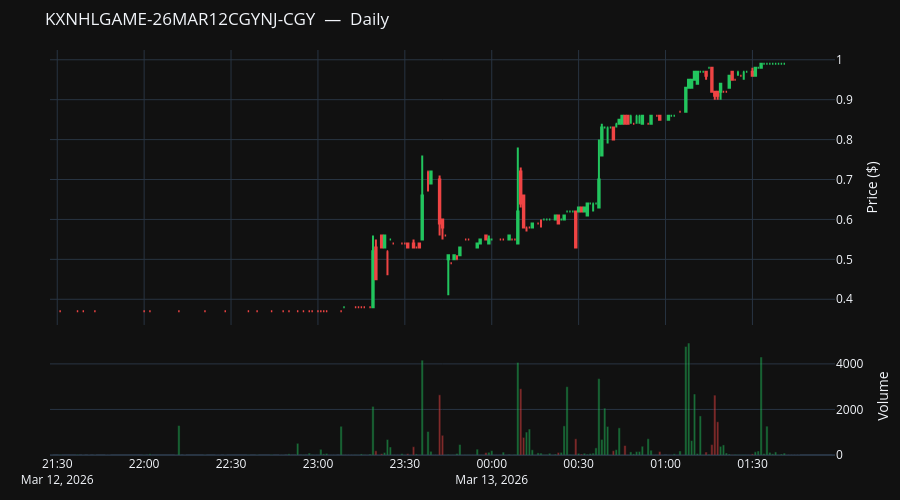

The notebook cell saved with this chart:
### Code cell
# @title
import plotly.graph_objects as go
from plotly.subplots import make_subplots

df = candles.to_dataframe()

fig = make_subplots(
    rows=2, cols=1,
    shared_xaxes=True,
    vertical_spacing=0.03,
    row_heights=[0.7, 0.3],
)

# Candlesticks
fig.add_trace(
    go.Candlestick(
        x=df["timestamp"],
        open=df["open_dollars"].astype(float),
        high=df["high_dollars"].astype(float),
        low=df["low_dollars"].astype(float),
        close=df["close_dollars"].astype(float),
        increasing_line_color="#22c55e",
        decreasing_line_color="#ef4444",
        name="Price",
    ),
    row=1, col=1,
)

# Volume bars — colored by direction
colors = [
    "#22c55e" if c >= o else "#ef4444"
    for c, o in zip(df["close_dollars"].astype(float), df["open_dollars"].astype(float))
]
fig.add_trace(
    go.Bar(
        x=df["timestamp"],
        y=df["volume_fp"].astype(float),
        marker_color=colors,
        opacity=0.5,
        name="Volume",
    ),
    row=2, col=1,
)

fig.update_layout(
    title=f"{market.ticker}  —  Daily",
    template="plotly_dark",
    height=500,
    showlegend=False,
    xaxis_rangeslider_visible=False,
    margin=dict(l=50, r=20, t=50, b=30),
    yaxis=dict(title="Price ($)", side="right"),
    yaxis2=dict(title="Volume", side="right"),
)

fig.show()

### Figure 1 — Plotly figure (JSON) as saved in the notebook; plotly's stock layout.template omitted (floating-point values rounded to 4 significant figures; data arrays with more than 128 entries replaced by an {"elided": "..."} marker saying what was removed)
{"data": [{"close": {"elided": "194 float values"}, "decreasing": {"line": {"color": "#ef4444"}}, "high": {"elided": "194 float values"}, "increasing": {"line": {"color": "#22c55e"}}, "low": {"elided": "194 float values"}, "name": "Price", "open": {"elided": "194 float values"}, "type": "candlestick", "x": {"elided": "194 str values"}, "xaxis": "x", "yaxis": "y"}, {"marker": {"color": {"elided": "194 str values"}}, "name": "Volume", "opacity": 0.5, "type": "bar", "x": {"elided": "194 str values"}, "xaxis": "x2", "y": {"elided": "194 float values"}, "yaxis": "y2"}], "layout": {"height": 500, "margin": {"b": 30, "l": 50, "r": 20, "t": 50}, "showlegend": false, "title": {"text": "KXNHLGAME-26MAR12CGYNJ-CGY  —  Daily"}, "xaxis": {"anchor": "y", "domain": [0, 1], "matches": "x2", "rangeslider": {"visible": false}, "showticklabels": false}, "xaxis2": {"anchor": "y2", "domain": [0, 1]}, "yaxis": {"anchor": "x", "domain": [0.321, 1.0], "side": "right", "title": {"text": "Price ($)"}}, "yaxis2": {"anchor": "x2", "domain": [0, 0.291], "side": "right", "title": {"text": "Volume"}}}}
